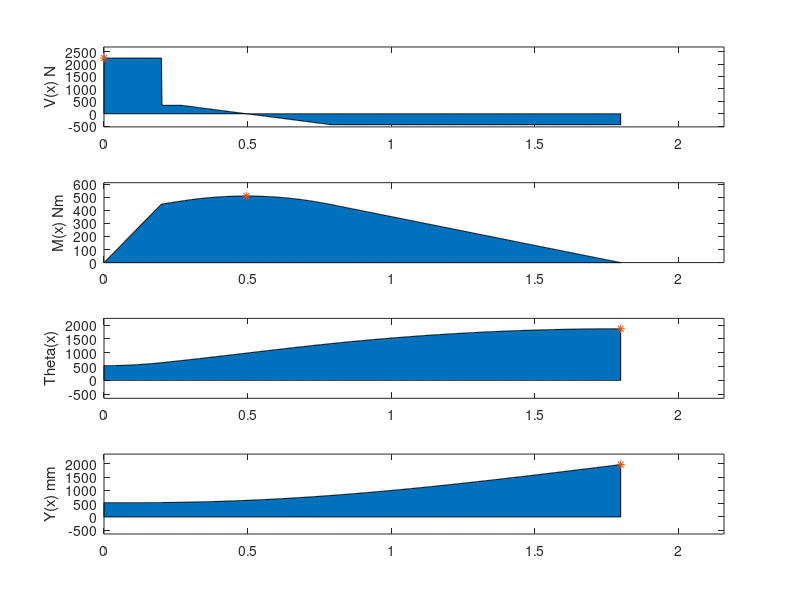
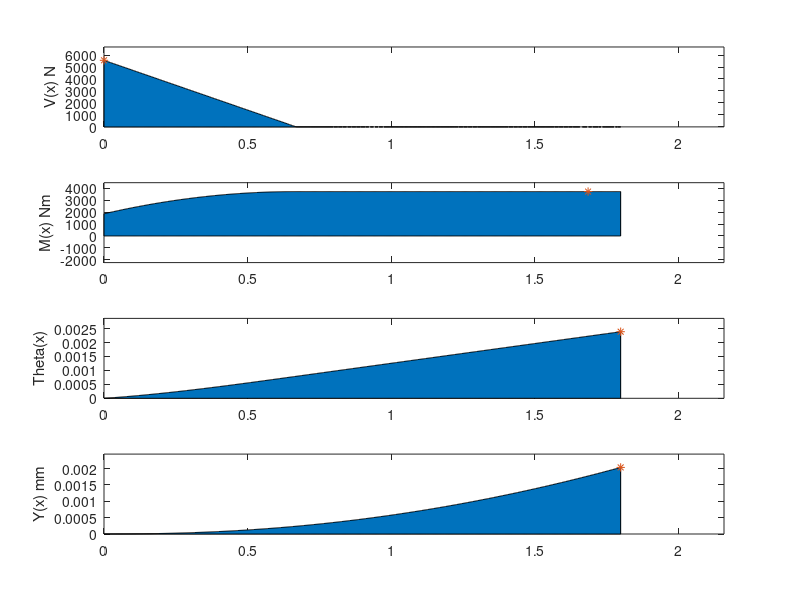

These figures' MATLAB source, in order:
%% HW 2
% Will Buziak
% Machine Design
% 2/9/2022

clc
clear all
%% initialize and sort
E = 206.8; %GPa
I = .002025; %m^4
L = 1.8; %m
F1 = 1900; %N 
R1 = 2239.22; %N
R2 = 440.777778; %N
w = 1500; %N/m
x = linspace(0,L,1000);
C3 = [(1900/6)*(x-.2).^3 + (1500/24)*(x-.27).^4 - (2239.22/6)*(x).^3 - (1500/24)*(x-.79).^3 - (440.777778/6)*(x-1.8).^3]/x;

%% Shear, moment, slope & deflection
V_x = R1 - F1.*(x>.2) - w.*(x>.27).*(x-.27) + w.*(x>.79).*(x-.79) + R1.*(x>1.8);
M_x = R1*x - F1.*(x>.2).*(x-.2) - (w/2).*(x>.27).*(x-.27).^2 + (w/2).*(x>.79).*(x-.79).^2 + R1.*(x>1.8).*(x-1.8);
theta_x = (1/(E*I)).*[(R1/2)*x.^2 - (F1/2).*(x>.2).*(x-.2).^2 - (w/6).*(x>.27).*(x-.27).^3 + (w/6).*(x>.79).*(x-.79).^3 + (R1/2).*(x>1.8).*(x-1.8).^2 - C3];
y_x = (1/(E*I)).*[(R1/6)*x.^3 - (F1/6).*(x>.2).*(x-.2).^3 - (w/24).*(x>.27).*(x-.27).^4 + (w/24).*(x>.79).*(x-.79).^4 + (R1/6).*(x>1.8).*(x-1.8).^3 - C3];

%% plot

figure(1)

subplot(4,1,1)
area(x,V_x)
[maxvalue1,i] = max(abs(V_x));
hold on
plot(x(i),V_x(i),'*')
ylabel('V(x) N')
ylim([min([1.2*min(V_x),0,-1.2*min(V_x)]),max([0,1.2*max(V_x),-1.2*max(V_x)])]);
xlim([0,1.2*L])
hold off

subplot(4,1,2)
area(x,M_x)
[maxvalue2,t] = max(abs(M_x));
hold on
plot(x(t),M_x(t),'*')
ylabel('M(x) Nm')
ylim([min([1.2*min(M_x),0,-1.2*min(M_x)]),max([0,1.2*max(M_x),-1.2*max(M_x)])]);
xlim([0,1.2*L])
hold off

subplot(4,1,3)
area(x,theta_x)
[maxvalue3,k] = max(abs(theta_x));
hold on
plot(x(k),theta_x(k),'*')
ylabel('Theta(x)')
ylim([min([1.2*min(theta_x),0,-1.2*min(theta_x)]),max([0,1.2*max(theta_x),-1.2*max(theta_x)])]);
xlim([0,1.2*L])
hold off

subplot(4,1,4)
area(x,y_x)
[maxvalue4,j] = max(abs(y_x));
ylabel('Y(x) mm')
hold on
plot(x(j),y_x(j),'*')
ylim([min([1.2*min(y_x),0,-1.2*min(y_x)]),max([0,1.2*max(y_x),-1.2*max(y_x)])]);
xlim([0,1.2*L])
hold off

%% Q2

m1 = 1862.935; %Nm
R = 5561; %N
d = 8300; %Nm
I2 = 7.85398e-5; % m^4

shear = R - d*x + d.*(x>.67).*(x-.67);
moment = m1 + R*x - (d/2)*x.^2 + (d/2).*(x>.67).*(x-.67).^2;
theta = (1/E*I2).*[m1*x + (R/2)*x.^2 - (d/6)*x.^3 + (d/6).*(x>.67).*(x-.67).^3];
defl = (1/E*I2).*[(m1/2)*x.^2 + (R/6)*x.^3 - (d/24)*x.^4 + (d/24).*(x>.67).*(x-.67).^4];


figure(2)

subplot(4,1,1)
area(x,shear)
[maxvalue5, u] = max(abs(shear));
ylabel('V(x) N')
hold on
plot(x(u),shear(u),'*')
ylim([min([1.2*min(shear),0,-1.2*min(shear)]),max([0,1.2*max(shear),-1.2*max(shear)])]);
xlim([0,1.2*L])
hold off

subplot(4,1,2)
area(x,moment)
[maxvalue6, p] = max(abs(moment));
ylabel('M(x) Nm')
hold on
plot(x(p),moment(p),'*')
ylim([min([1.2*min(moment),0,-1.2*min(moment)]),max([0,1.2*max(moment),-1.2*max(moment)])]);
xlim([0,1.2*L])
hold off

subplot(4,1,3)
area(x,theta)
[maxvalue7, v] = max(abs(theta));
ylabel('Theta(x)')
hold on
plot(x(v),theta(v),'*');
ylim([min([1.2*min(theta),0,-1.2*min(theta)]),max([0,1.2*max(theta),-1.2*max(theta)])]);
xlim([0,1.2*L])
hold off

subplot(4,1,4)
area(x,defl)
[maxvalue8, n] = max(abs(defl));
ylabel('Y(x) mm')
hold on
plot(x(n),defl(n),'*')
ylim([min([1.2*min(defl),0,-1.2*min(defl)]),max([0,1.2*max(defl),-1.2*max(defl)])]);
xlim([0,1.2*L])
hold off

